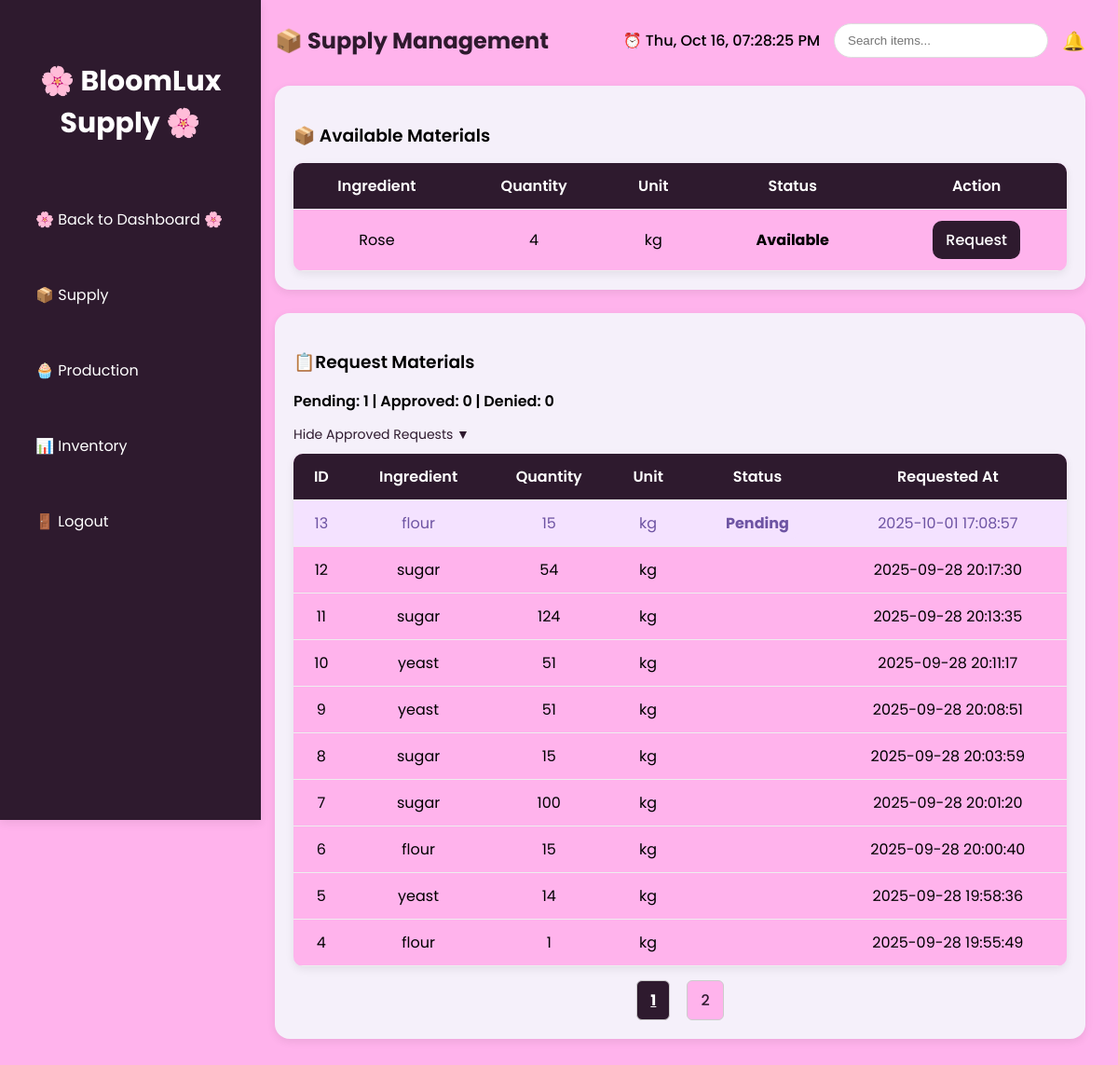
/supply.php (signed in), run on an earlier commit of the app's database.
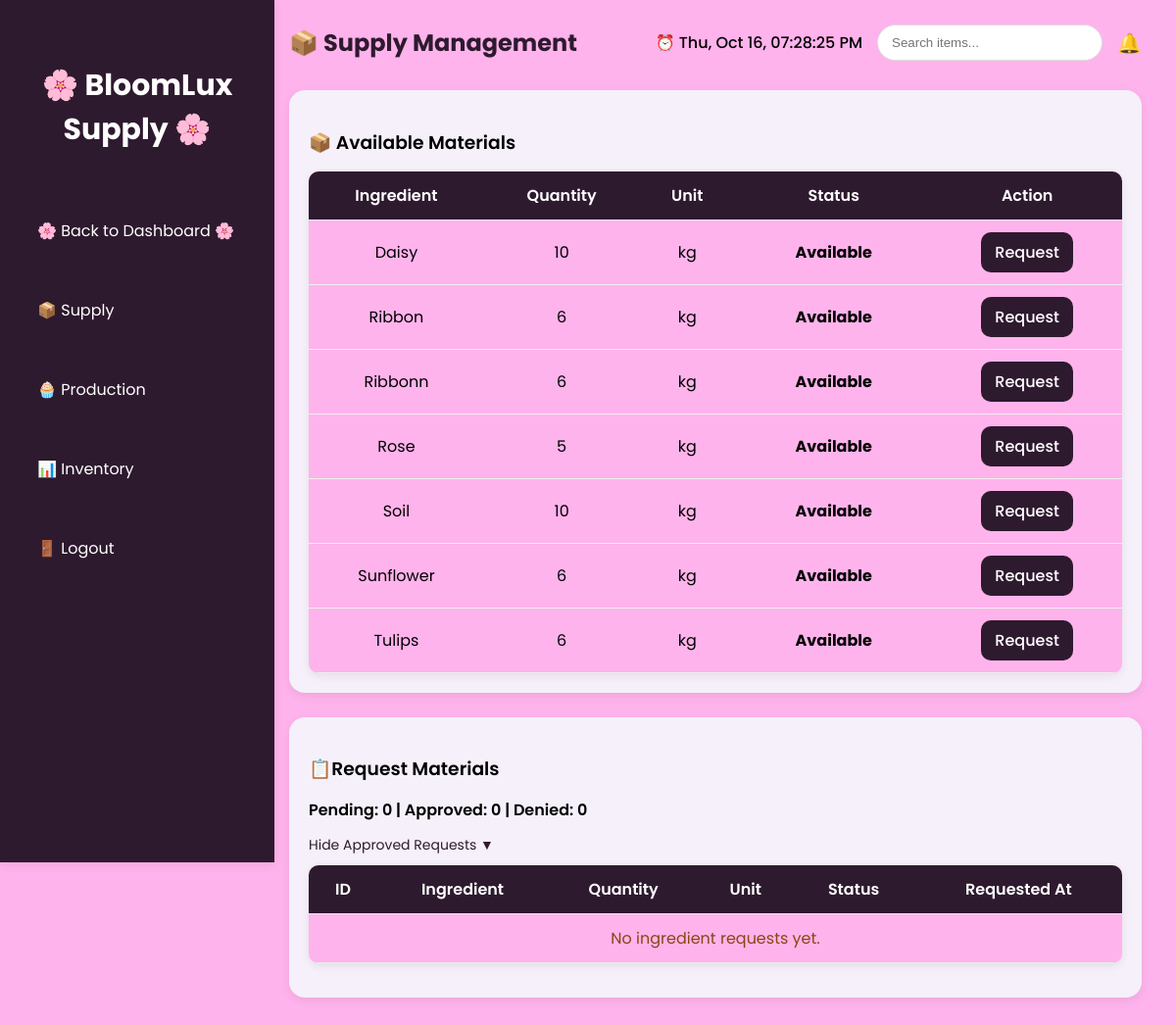
And on a later commit of the database.
### tables this page shows
CREATE TABLE `inventory` (
  `id` int(11) NOT NULL,
  `item_name` varchar(100) NOT NULL,
  `quantity` int(11) NOT NULL DEFAULT 0,
  `unit` varchar(50) NOT NULL,
  `status` enum('available','low','out') DEFAULT 'available',
  `updated_at` timestamp NOT NULL DEFAULT current_timestamp() ON UPDATE current_timestamp(),
  `created_at` timestamp NOT NULL DEFAULT current_timestamp()
);

CREATE TABLE `requests` (
  `id` int(11) NOT NULL,
  `ingredient_id` int(11) NOT NULL,
  `user_id` int(11) NOT NULL,
  `ingredient_name` varchar(100) NOT NULL,
  `quantity` int(11) NOT NULL,
  `notes` text DEFAULT NULL,
  `unit` varchar(50) DEFAULT NULL,
  `status` enum('pending','approved','completed','denied') NOT NULL DEFAULT 'pending',
  `requested_at` timestamp NOT NULL DEFAULT current_timestamp()
);

### supply.php (the view, shortened to what the changed rows need)
<?php
include 'backend/init.php';
$limit = 10;
$page = isset($_GET['page']) ? max(1, intval($_GET['page'])) : 1;
$offset = ($page - 1) * $limit;
$total_requests = $conn->query("SELECT COUNT(*) as c FROM requests")->fetch_assoc()['c'];
$total_pages = ceil($total_requests / $limit);
$result_requests = $conn->query("SELECT * FROM requests ORDER BY requested_at DESC LIMIT $limit OFFSET $offset");
$count_pending = $conn->query("SELECT COUNT(*) as c FROM requests WHERE status='pending'")->fetch_assoc()['c'];
$count_approved = $conn->query("SELECT COUNT(*) as c FROM requests WHERE status='approved'")->fetch_assoc()['c'];
$count_denied = $conn->query("SELECT COUNT(*) as c FROM requests WHERE status='denied'")->fetch_assoc()['c'];
?>
<!DOCTYPE html>
<html lang="en">
<head>
    <link rel="stylesheet" href="css/supply.css">
</head>
<body>
    <div class="sidebar">
        <h2>🌸 BloomLux Supply 🌸</h2>
    </div>
    <div class="main">
        <div class="card">
            <div class="table-container">
                <table>
                    <tr>
                        <th>Ingredient</th>
                        <th>Quantity</th>
                        <th>Unit</th>
                        <th>Status</th>
                        <th>Action</th>
                    </tr>
                    <?php
                    $inv_result = $conn->query("SELECT * FROM inventory ORDER BY item_name ASC");
                    if ($inv_result->num_rows > 0):
                        while ($item = $inv_result->fetch_assoc()):
                            $isAvailable = strtolower($item['status']) === 'available' && intval($item['quantity']) > 0;
                    ?>
                            <tr>
                                <td><?= htmlspecialchars($item['item_name']); ?></td>
                                <td><?= htmlspecialchars($item['quantity']); ?></td>
                                <td><?= htmlspecialchars($item['unit']); ?></td>
                                <td>
                                    <span class="badge <?= strtolower($item['status']); ?>">
                                        <?= ucfirst($item['status']); ?>
                                    </span>
                                </td>
                                <td>
                                    <?php if ($isAvailable): ?>
                                        <a href="request_form.php?ingredient=<?= urlencode($item['item_name']); ?>" class="btn">Request</a>
                                    <?php else: ?>
                                        <span style="color:#8b4513;">Out of Stock</span>
                                    <?php endif; ?>
                                </td>
                            </tr>
                        <?php
                        endwhile;
                    else:
                        ?>
                        <tr>
                            <td colspan="5" style="color:#8b4513;">No items found in inventory.</td>
                        </tr>
                    <?php endif; ?>
                </table>
            </div>
        </div>
        <div class="card">
            <h3>📋Request Materials</h3>
            <div class="summary">
                Pending: <?= $count_pending ?> | Approved: <?= $count_approved ?> | Denied: <?= $count_denied ?>
            </div>
            <div class="collapse-toggle" id="toggleApproved">Hide Approved Requests ▼</div>
            <table class="request-table">
                <tr>
                    <th>ID</th>
                    <th>Ingredient</th>
                    <th>Quantity</th>
                    <th>Unit</th>
                    <th>Status</th>
                    <th>Requested At</th>
                </tr>
                <?php if ($result_requests->num_rows > 0): ?>
                    <?php while ($row = $result_requests->fetch_assoc()): ?>
                        <tr class="<?= strtolower($row['status']); ?>">
                            <td><?= $row['id']; ?></td>
                            <td><?= htmlspecialchars($row['ingredient_name']); ?></td>
                            <td><?= htmlspecialchars($row['quantity']); ?></td>
                            <td><?= htmlspecialchars($row['unit']); ?></td>
                            <td>
                                <span class="badge <?= strtolower($row['status']); ?>">
                                    <?= ucfirst($row['status']); ?>
                                </span>
                            </td>
                            <td><?= $row['requested_at']; ?></td>
                        </tr>
                    <?php endwhile; ?>
                <?php else: ?>
                    <tr>
                        <td colspan="6" style="color:#8b4513;">No ingredient requests yet.</td>
                    </tr>
                <?php endif; ?>
            </table>
            <div class="pagination">
                <?php for ($i = 1; $i <= $total_pages; $i++): ?>
                    <a href="?page=<?= $i ?>" class="<?= $i == $page ? 'active' : '' ?>"><?= $i ?></a>
                <?php endfor; ?>
            </div>
        </div>
    </div>
</body>
</html>

What changed in the data, as far as the page shows it:
removed requests: id "13", ingredient_name "flour", quantity "15", unit "kg", status "Pending", requested_at "2025-10-01 17:08:57"
removed requests: id "12", ingredient_name "sugar", quantity "54", unit "kg", requested_at "2025-09-28 20:17:30"
removed requests: id "11", ingredient_name "sugar", quantity "124", unit "kg", requested_at "2025-09-28 20:13:35"
removed requests: id "10", ingredient_name "yeast", quantity "51", unit "kg", requested_at "2025-09-28 20:11:17"
removed requests: id "9", ingredient_name "yeast", quantity "51", unit "kg", requested_at "2025-09-28 20:08:51"
removed requests: id "8", ingredient_name "sugar", quantity "15", unit "kg", requested_at "2025-09-28 20:03:59"
removed requests: id "7", ingredient_name "sugar", quantity "100", unit "kg", requested_at "2025-09-28 20:01:20"
removed requests: id "6", ingredient_name "flour", quantity "15", unit "kg", requested_at "2025-09-28 20:00:40"
removed requests: id "5", ingredient_name "yeast", quantity "14", unit "kg", requested_at "2025-09-28 19:58:36"
removed requests: id "4", ingredient_name "flour", quantity "1", unit "kg", requested_at "2025-09-28 19:55:49"
added inventory: item_name "Daisy", quantity "10", unit "kg", status "Available"
added inventory: item_name "Ribbon", quantity "6", unit "kg", status "Available"
added inventory: item_name "Ribbonn", quantity "6", unit "kg", status "Available"
changed inventory "Rose": quantity "4" → "5"
added inventory: item_name "Soil", quantity "10", unit "kg", status "Available"
added inventory: item_name "Sunflower", quantity "6", unit "kg", status "Available"
added inventory: item_name "Tulips", quantity "6", unit "kg", status "Available"
Also different on the page:
$count_pending: "1" → "0"
text now shown: "No ingredient requests yet."
list line gone: "1"
list line gone: "2"
